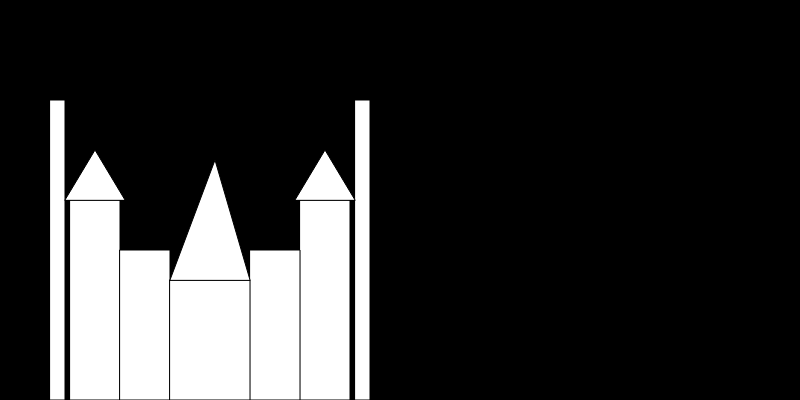
Frame 1 (no input)
Frame 60 (no input): identical to frame 1, image omitted
Frame 120 (the mouse pressed at the canvas centre since frame 60): identical to frame 1, image omitted

The p5.js sketch that drew this single still picture (run headless with seeded random() and noise() and a simulated clock; from frame 60 on, the mouse is pressed at the canvas centre):

// p5.js sketch
// ── sketch.js
function setup() {
  createCanvas(800,400);
 
}

function draw() {
  background(0,0,0); 
  rect(70,200,50,200);
  rect(50,100,15,300);
  rect(355,100,15,300);
  rect(300,200,50,200);
  rect(120,250,50,150);
  rect(250,250,50,150);
  rect(170,280,80,120);
  triangle(65,200,95,150,125,200); 
  triangle(355,200,325,150,295,200);
  triangle(170,280,215,160,250,280);
  
}
